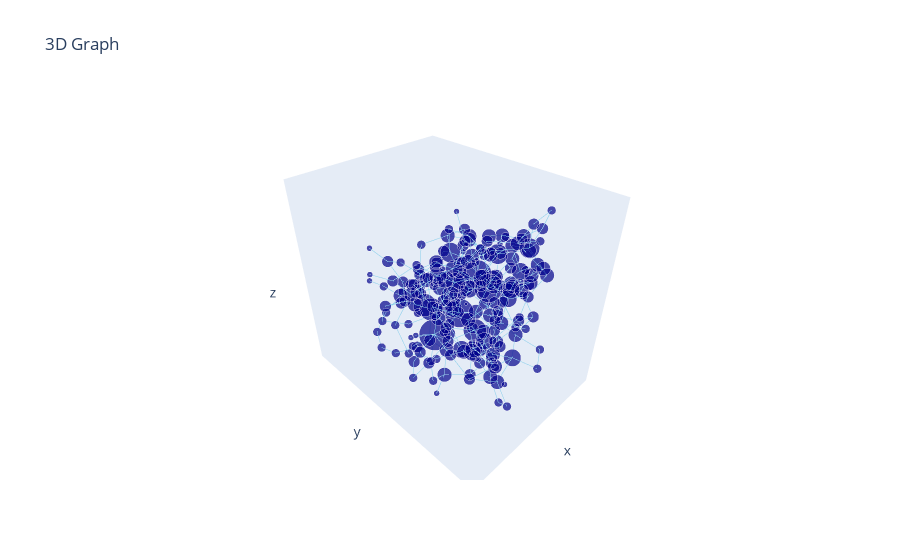

The notebook cell saved with this chart:
### Code cell
# trace for the edges
edge_trace = go.Scatter3d(x=edge_x, y=edge_y, z=edge_z, mode='lines',
                          line=dict(color='skyblue', width=1), hoverinfo='none')

# trace for the nodes
node_trace = go.Scatter3d(x=x_nodes, 
                          y=y_nodes, 
                          z=z_nodes, 
                          mode='markers',
                          marker=dict(size=[2 * H.degree(node) + 2 for node in H.nodes()], color='darkblue'), 
                          text=list(G.nodes()), 
                          hoverinfo='text')

layout = go.Layout(title='3D Graph', showlegend=False, scene=dict(xaxis=dict(showgrid=False, zeroline=False, showticklabels=False),
                                                                          yaxis=dict(showgrid=False, zeroline=False, showticklabels=False),
                                                                          zaxis=dict(showgrid=False, zeroline=False, showticklabels=False)))

fig = go.Figure(data=[edge_trace, node_trace], layout=layout)
fig.show()

### Figure 1 — Plotly figure (JSON) as saved in the notebook; plotly's stock layout.template omitted (floating-point values rounded to 4 significant figures; data arrays with more than 128 entries replaced by an {"elided": "..."} marker saying what was removed)
{"data": [{"hoverinfo": "none", "line": {"color": "skyblue", "width": 1}, "mode": "lines", "type": "scatter3d", "x": {"elided": "1041 float values"}, "y": {"elided": "1041 float values"}, "z": {"elided": "1041 float values"}}, {"hoverinfo": "text", "marker": {"color": "darkblue", "size": {"elided": "213 int values"}}, "mode": "markers", "text": {"elided": "633 str values"}, "type": "scatter3d", "x": {"elided": "213 float values"}, "y": {"elided": "213 float values"}, "z": {"elided": "213 float values"}}], "layout": {"autosize": true, "scene": {"aspectmode": "auto", "aspectratio": {"x": 0.8688, "y": 1.13, "z": 1.019}, "xaxis": {"showgrid": false, "showticklabels": false, "type": "linear", "zeroline": false}, "yaxis": {"showgrid": false, "showticklabels": false, "type": "linear", "zeroline": false}, "zaxis": {"showgrid": false, "showticklabels": false, "type": "linear", "zeroline": false}}, "showlegend": false, "title": {"text": "3D Graph"}}}
